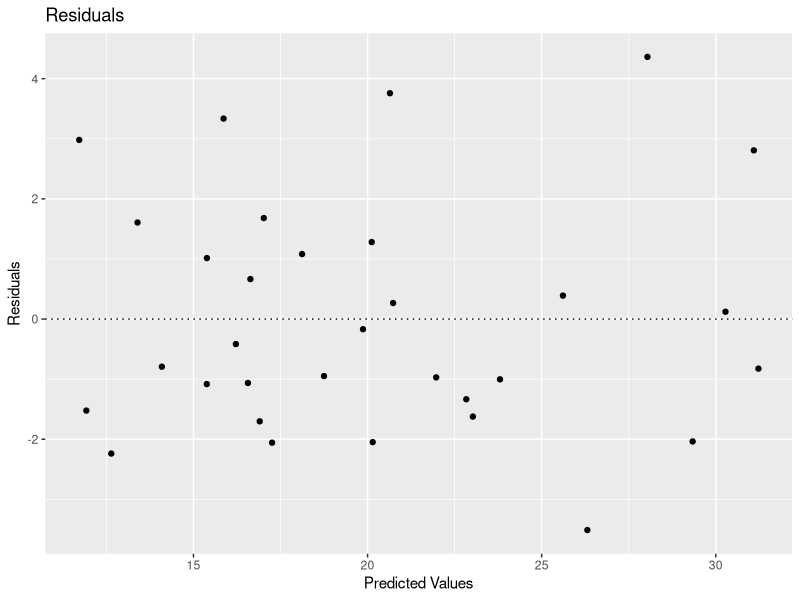
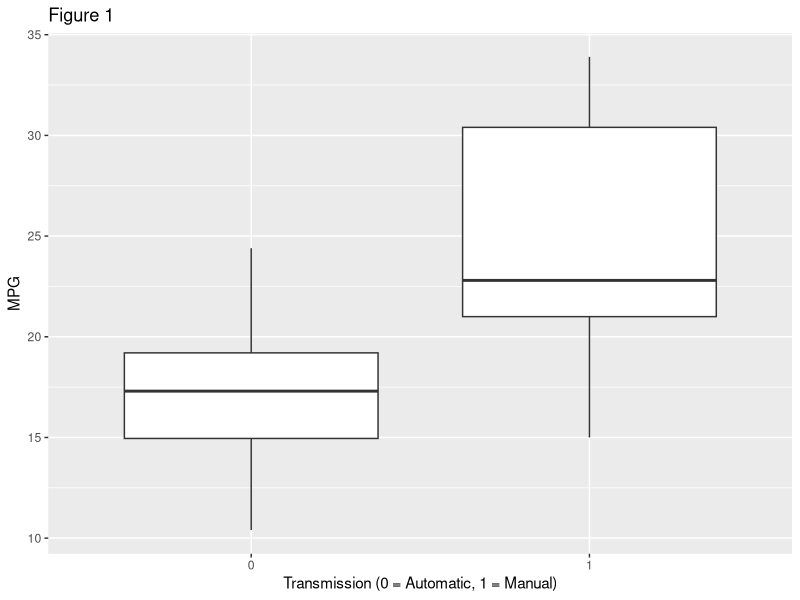
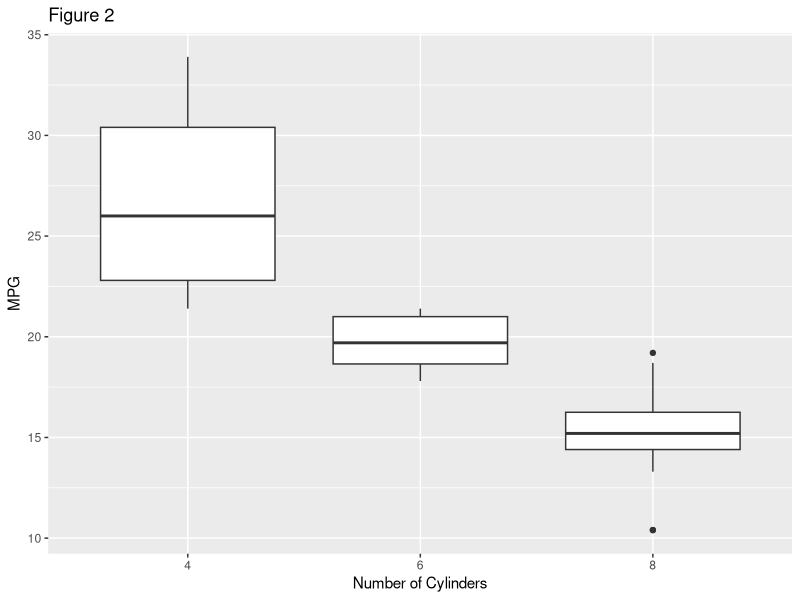
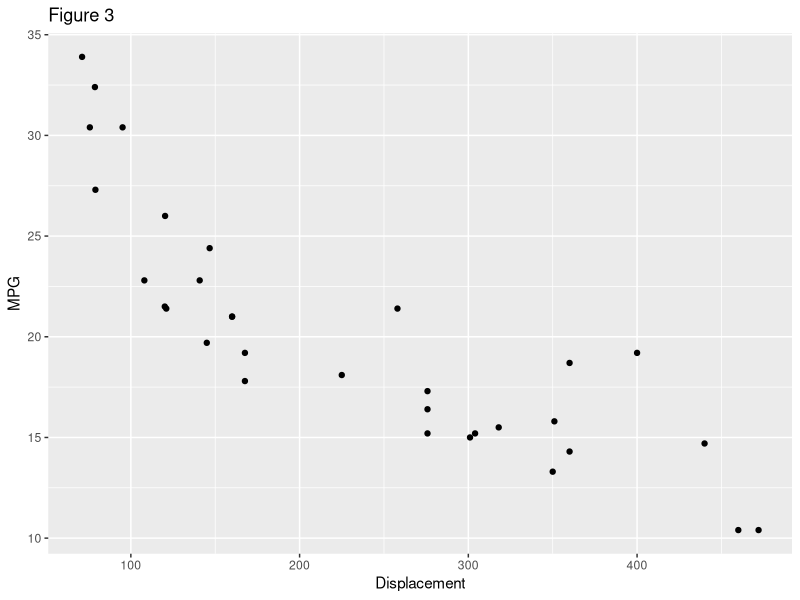
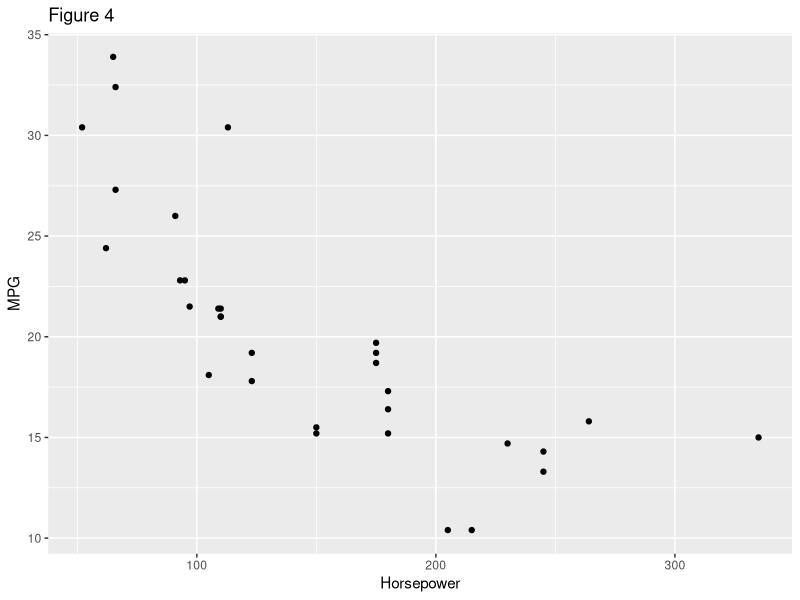
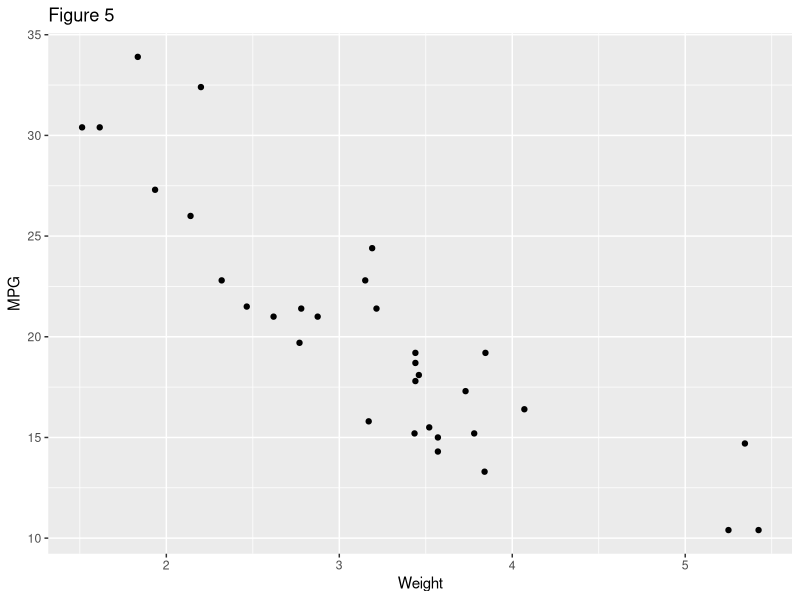
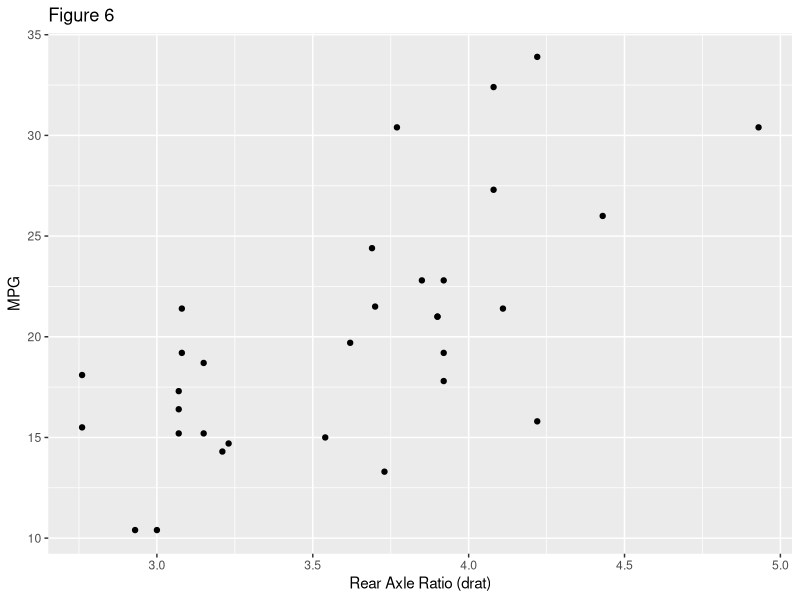
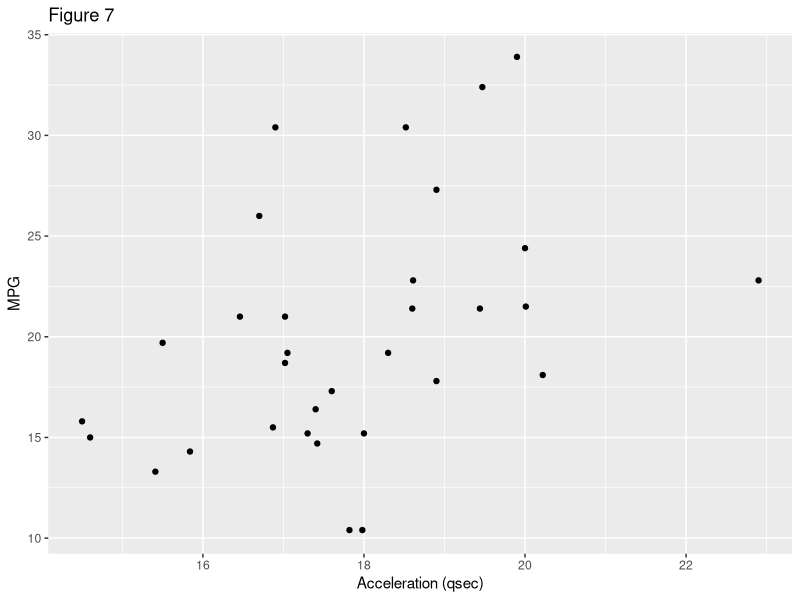

These charts were generated, in order, by the following R code:
## ---- chunk 1
library(tidyverse)
library(car)
library(broom)
data("mtcars")
mtcars$cyl <- as.factor(mtcars$cyl)
mtcars$vs <- as.factor(mtcars$vs)
mtcars$am <- as.factor(mtcars$am)
mtcars$gear <- as.factor(mtcars$gear)
mtcars$carb <- as.factor(mtcars$carb)
## ---- chunk 2
model <- lm(mpg ~ am * wt  + disp + qsec, data = mtcars)
tidy(model)
## ---- chunk 3
mtcars$predicted <- predict(model)
mtcars$residuals <- residuals(model)

mtcars %>% 
    ggplot(aes(predicted, residuals)) + geom_point() + 
    geom_hline(yintercept = 0, linetype = "dotted") + 
    labs(title = "Residuals", x = "Predicted Values",
         y = "Residuals")
## ---- chunk 4
mtcars %>% 
    ggplot(aes(am, mpg)) + geom_boxplot() + 
    labs(title = "Figure 1", x = "Transmission (0 = Automatic, 1 = Manual)", 
         y = "MPG")
mtcars %>% 
    ggplot(aes(cyl, mpg)) + geom_boxplot() + 
    labs(title = "Figure 2", x = "Number of Cylinders", 
         y = "MPG")
## ---- chunk 5
mtcars %>% 
    ggplot(aes(disp, mpg)) + geom_point() + 
    labs(title = "Figure 3", x = "Displacement", 
         y = "MPG")
mtcars %>% 
    ggplot(aes(hp, mpg)) + geom_point() + 
    labs(title = "Figure 4", x = "Horsepower", 
         y = "MPG")
## ---- chunk 6
mtcars %>% 
    ggplot(aes(wt, mpg)) + geom_point() + 
    labs(title = "Figure 5", x = "Weight", 
         y = "MPG")
mtcars %>% 
    ggplot(aes(drat, mpg)) + geom_point() + 
    labs(title = "Figure 6", x = "Rear Axle Ratio (drat)", 
         y = "MPG")
## ---- chunk 7
mtcars %>% 
    ggplot(aes(qsec, mpg)) + geom_point() + 
    labs(title = "Figure 7", x = "Acceleration (qsec)", 
         y = "MPG") 
mtcars %>% 
    ggplot(aes(vs, mpg)) + geom_boxplot() + 
    labs(title = "Figure 8", x = "Engine Configuration (vs)", y = "MPG")
## ---- chunk 8
mtcars %>% 
    ggplot(aes(gear, mpg)) + geom_boxplot() + 
    labs(title = "Figure 9", x = "Number of Gears", y = "MPG")
mtcars %>% 
    ggplot(aes(carb, mpg)) + geom_boxplot() + 
    labs(title = "Figure 10", x = "Number of Carburetors", y = "MPG")
## ---- chunk 9
interaction.plot(mtcars$am, mtcars$cyl, mtcars$mpg, 
                 xlab = "am", 
                 ylab = "mpg", 
                 main = "Figure 11",
                 legend = FALSE) ## yes
interaction.plot(mtcars$am, mtcars$hp, mtcars$mpg,
                 xlab = "am",
                 ylab = "hp", 
                 main = "Figure 12", 
                 legend = FALSE)
## ---- chunk 10
interaction.plot(mtcars$am, mtcars$qsec, mtcars$mpg, 
                 xlab = "am", 
                 ylab = "qsec", 
                 main = "Figure 13", 
                 legend = FALSE) ## yes
interaction.plot(mtcars$am, mtcars$vs, mtcars$mpg, 
                 xlab = "am", 
                 ylab = "vs", 
                 main = "Figure 14", 
                 legend = FALSE) ## almost parallel
## ---- chunk 11
interaction.plot(mtcars$am, mtcars$carb, mtcars$mpg, 
                 xlab = "am", 
                 ylab = "carb", 
                 main = "Figure 15", 
                 legend = FALSE) ## yes
## ---- chunk 12
options(pillar.sigfig = 6)
cyl <- summary(lm(mpg~cyl, data = mtcars))$r.squared # sig., R2 = 0.7325
disp <- summary(lm(mpg~disp, data = mtcars))$r.squared # sig., R2 = 0.7183
hp <- summary(lm(mpg~hp, data = mtcars))$r.squared # sig., R2 = 0.6024 
drat <- summary(lm(mpg~drat, data = mtcars))$r.squared # sig., R2 = 0.464
wt <- summary(lm(mpg~wt, data = mtcars))$r.squared # sig., R2 = 0.7528
qsec <- summary(lm(mpg~qsec, data = mtcars))$r.squared # sig., R2 = 0.1753
vs <- summary(lm(mpg~vs, data = mtcars))$r.squared #sig., R2 = 0.4409
am <- summary(lm(mpg~am, data = mtcars))$r.squared # sig., R2 = 0.3598
gear <- summary(lm(mpg~gear, data = mtcars))$r.squared # sig., R2 = 0.4292
carb <- summary(lm(mpg~carb, data = mtcars))$r.squared # some sig., R2 = 0.4445

rsquareds <- data.frame(cyl, disp, hp, drat, wt, qsec, vs, am, gear, carb)
rsquareds <- gather(rsquareds, "Variable", "R-Squared")
rsquareds
## ---- chunk 13
summary(aov(mpg ~ wt*am, data = mtcars)) ## int. sig. 
summary(aov(mpg ~ disp*am, data = mtcars)) ## int. sig. 
